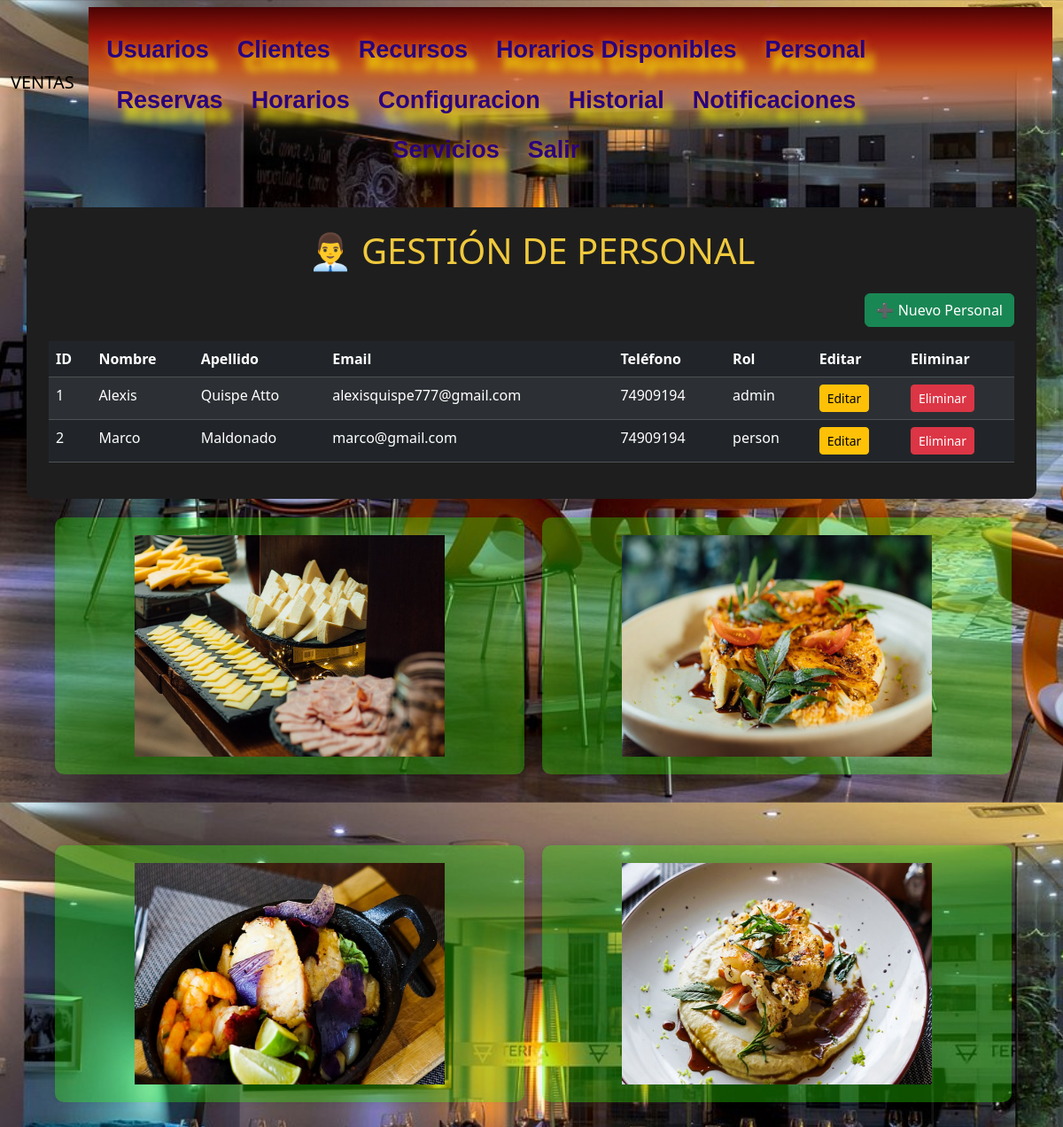
Page /personal/ on the committed database.
### models/personal_model.py (models this page shows, shortened)
class Personal(db.Model,UserMixin):
    _tablename_ = "personal"
    id = db.Column(db.Integer, primary_key=True)
    Nombre = db.Column(db.String(100), nullable=False)
    Apellido = db.Column(db.String(100), nullable=False)
    email = db.Column(db.String(255), nullable=False)
    Telefono = db.Column(db.String(20), nullable=False)
    password = db.Column(db.String(20),nullable=False)
    rol = db.Column(db.String(50), nullable=False)
    @staticmethod
    def get_all():
        return Personal.query.all()

### controllers/personal_controller.py (the view)
@personal_bp.route("/")
def index():
    personal_list = Personal.get_all()
    return personal_view.list(personal_list)

### run.py (called while the page is built)
@app.context_processor
def inject_active_path():
    def is_active(path):
        return 'active' if request.path == path else ''
    return (dict(is_active = is_active))

### views/personal_view.py (called while the page is built)
def list(personal):
    return render_template('personal/index.html', personal=personal)

### templates/personal/index.html (shortened to what this page needs)
{% extends 'base.html' %}
{% block content %}
<h1 class="text-center mb-4" style="color: #f0c93d;">👨‍💼 GESTIÓN DE PERSONAL</h1>
<div class="text-end mb-3">
    <a href="{{ url_for('personal.create') }}" class="btn btn-success">➕ Nuevo Personal</a>
</div>
<table class="table table-dark table-striped table-hover">
    <thead>
        <tr>
            <th>ID</th>
            <th>Nombre</th>
            <th>Apellido</th>
            <th>Email</th>
            <th>Teléfono</th>
            <th>Rol</th>
            <th>Editar</th>
            <th>Eliminar</th>
        </tr>
    </thead>
    <tbody>
        {% for p in personal %}
        <tr>
            <td>{{ p.id }}</td>
            <td>{{ p.Nombre }}</td>
            <td>{{ p.Apellido }}</td>
            <td>{{ p.email }}</td>
            <td>{{ p.Telefono }}</td>
            <td>{{ p.rol }}</td>
            <td><a href="{{ url_for('personal.edit', id=p.id) }}" class="btn btn-warning btn-sm">Editar</a></td>
            <td><a href="{{ url_for('personal.delete', id=p.id) }}" class="btn btn-danger btn-sm">Eliminar</a></td>
        </tr>
        {% else %}
        <tr>
            <td colspan="8" class="text-center">⚠️ No se ha registrado personal</td>
        </tr>
        {% endfor %}
    </tbody>
</table>
{% endblock %}

### static/styles/styles_base.css (style rules this page uses)
* { margin: 0; padding: 0; box-sizing: border-box; }
body { background-image: url('../imagenes/fondo.jpg'); background-size: 120%; position: relative; margin: 0; }

### rows in the picture
Personal: id "1", Nombre "Alexis", Apellido "Quispe Atto", email "alexisquispe777@gmail.com", Telefono "74909194", rol "admin"
Personal: id "2", Nombre "Marco", Apellido "Maldonado", email "marco@gmail.com", Telefono "74909194", rol "person"
